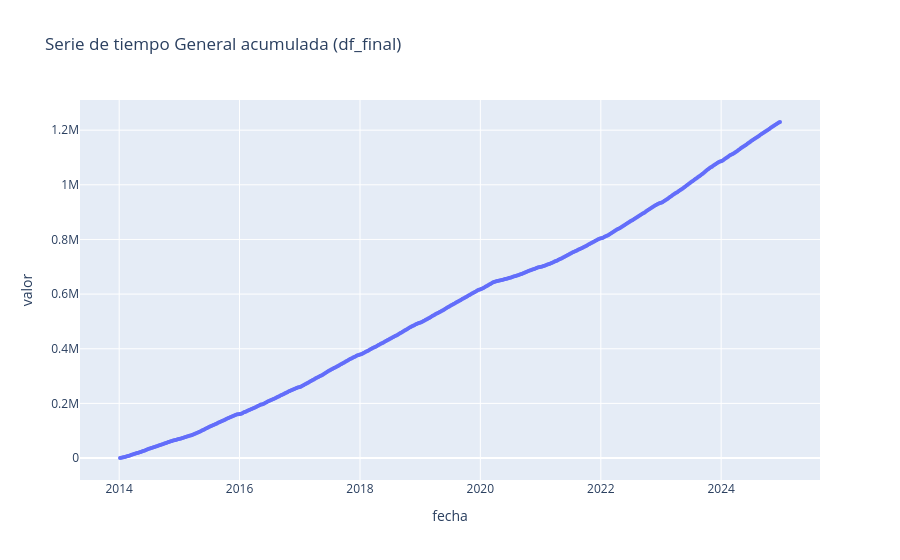

The cell this chart's notebook holds for it:
### Markdown cell above
### Serie Original

### Code cell
# Dataframe con las columnas necesarias para el análisis de series temporales
df_filtrado = df[['fecha', 'valor_acumulado_corregido']].copy()
df_filtrado.rename(columns={'valor_acumulado_corregido': 'valor'}, inplace=True)
x= 'fecha'
y= 'valor'
title = 'Serie de tiempo General acumulada (df_final)'
# Gráfica de línea con plotly / seaborn según selección del usuario
func.plot_timeseries(df_filtrado, x=x, y=y, title=title, plotly_engine=USE_PLOTLY)

### Figure 1 — Plotly figure (JSON) as saved in the notebook; plotly's stock layout.template omitted (floating-point values rounded to 4 significant figures; data arrays with more than 128 entries replaced by an {"elided": "..."} marker saying what was removed)
{"data": [{"customdata": {"elided": "573x1 int values"}, "hovertemplate": "fecha=%{x}<br>valor=%{y}<br>semana=%{customdata[0]}<extra></extra>", "legendgroup": "", "line": {"color": "#636efa", "dash": "solid"}, "marker": {"size": 4, "symbol": "circle"}, "mode": "lines+markers", "name": "", "orientation": "v", "showlegend": false, "type": "scatter", "x": {"elided": "573 str values"}, "xaxis": "x", "y": {"elided": "573 float values"}, "yaxis": "y"}], "layout": {"legend": {"tracegroupgap": 0}, "title": {"text": "Serie de tiempo General acumulada (df_final)"}, "xaxis": {"anchor": "y", "domain": [0, 1], "title": {"text": "fecha"}}, "yaxis": {"anchor": "x", "domain": [0, 1], "title": {"text": "valor"}}}}
